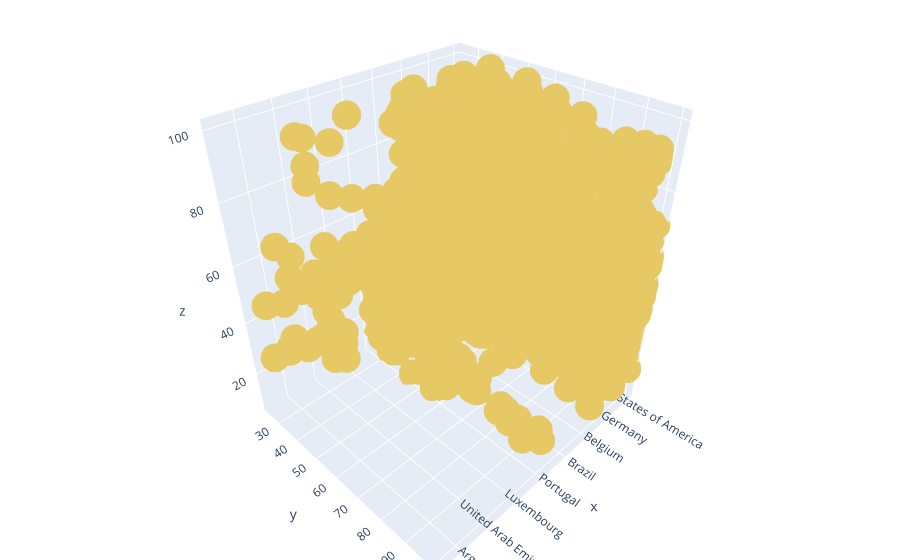

Notebook cell for this chart:
### Code cell
"""3. Proposer un cas d'étude qui justifie un diagramme de dispersion 3D 
 (en utilisant ce même jeux de données)."""


df = timesData[["year","country", "income", "international"]]
df.income = [float(each.replace('-', 'NaN')) for each in df.income]
df.international = [float(each.replace('-', 'NaN')) for each in df.international]
df = df.dropna()


trace1 = go.Scatter3d(
    x=df.country,
    y=df.income,
    z=df.international,
    mode='markers',
    marker=dict(
        size=10,
        color='rgb(230,200,100)',   # définir la couleur dans un tableau ou une liste de valeurs souhaitées     
    )
)

data = [trace1]
layout = go.Layout(
    margin=dict(
        l=0,
        r=0,
        b=0,
        t=0  
    )
    
)
fig = go.Figure(data=data, layout=layout)
iplot(fig)

### Figure 1 — Plotly figure (JSON) as saved in the notebook; plotly's stock layout.template omitted (floating-point values rounded to 4 significant figures; data arrays with more than 128 entries replaced by an {"elided": "..."} marker saying what was removed)
{"data": [{"marker": {"color": "rgb(230,200,100)", "size": 10}, "mode": "markers", "type": "scatter3d", "x": {"elided": "2380 str values"}, "y": {"elided": "2380 float values"}, "z": {"elided": "2380 float values"}}], "layout": {"margin": {"b": 0, "l": 0, "r": 0, "t": 0}}}
